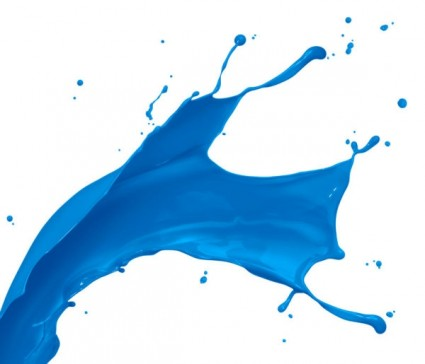
#> input picture image/image2.png, 425 x 364 px, given in place of test_image.png, which was not available
$ python kaleidoscope_demo.py
#> lines starting #> are read from the running program, lines starting #| are printed output that depends on the picture
import os
import cv2

from kaleidoscope.controller import KSettings, Kaleidoscope, KaleidoscopeController
from kaleidoscope.utils import show_img_grid, show_img

image_folder = "image"
output_folder = "output"

filename = "image1.png"
# filename = "image2.png"
# filename = "image_doppler.png"
filename = "test_image.png"

# load image
img_input = cv2.imread(os.path.join(image_folder, filename))
#> img_input is the input picture: shape (364, 425, 3); mean B, G, R 237.4, 216.5, 186.3
img_input = cv2.cvtColor(img_input, cv2.COLOR_BGR2RGB)


# add padding around image
pad = 100
img_input = cv2.copyMakeBorder(
    img_input, pad, pad, pad, pad, cv2.BORDER_CONSTANT, value=(0, 0, 0)
)
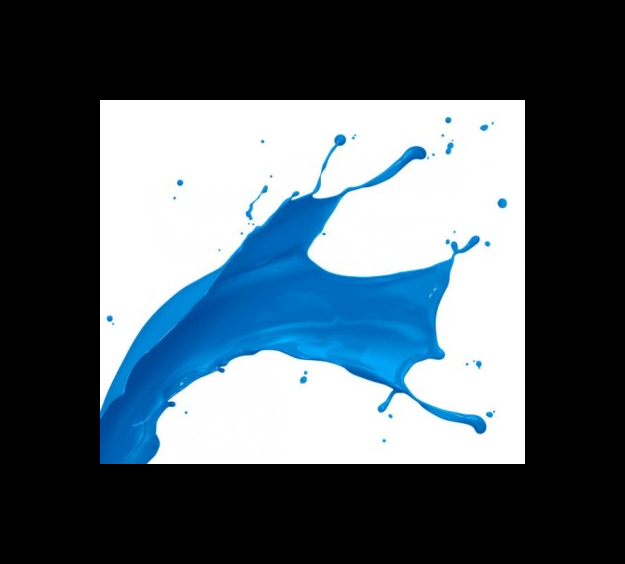
#> img_input: shape (564, 625, 3); mean R, G, B 81.8, 95, 104.2


# show_img(img_input)
min_img_size = min(img_input.shape[:2])
#> min_img_size = 564

# Run Kaleidoscope
#> (the run stopped early here; a loop or call above may not have finished)

$ run again, on image/image3.png
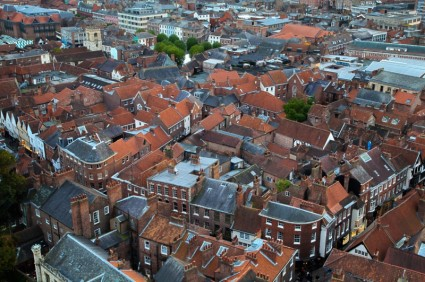
#> input picture image/image3.png, 425 x 282 px, given in place of test_image.png, which was not available
#> img_input is the input picture: shape (282, 425, 3); mean B, G, R 88.1, 88.8, 96.2
#> `img_input = cv2.copyMakeBorder( img_input, pad, pad, pad, pad, cv2.BOR..`:
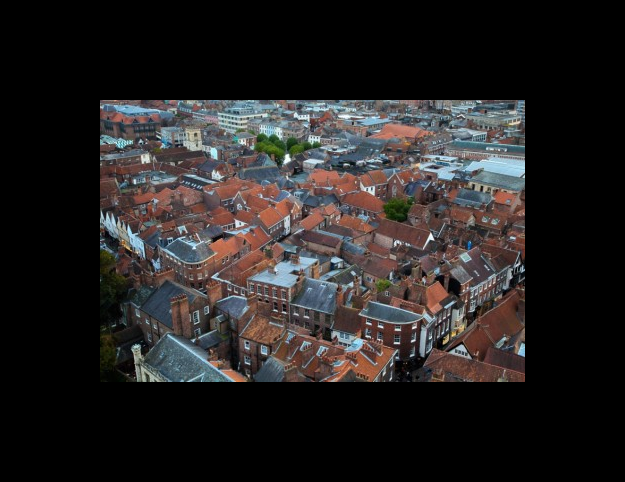
#> img_input: shape (482, 625, 3); mean R, G, B 38.3, 35.3, 35
